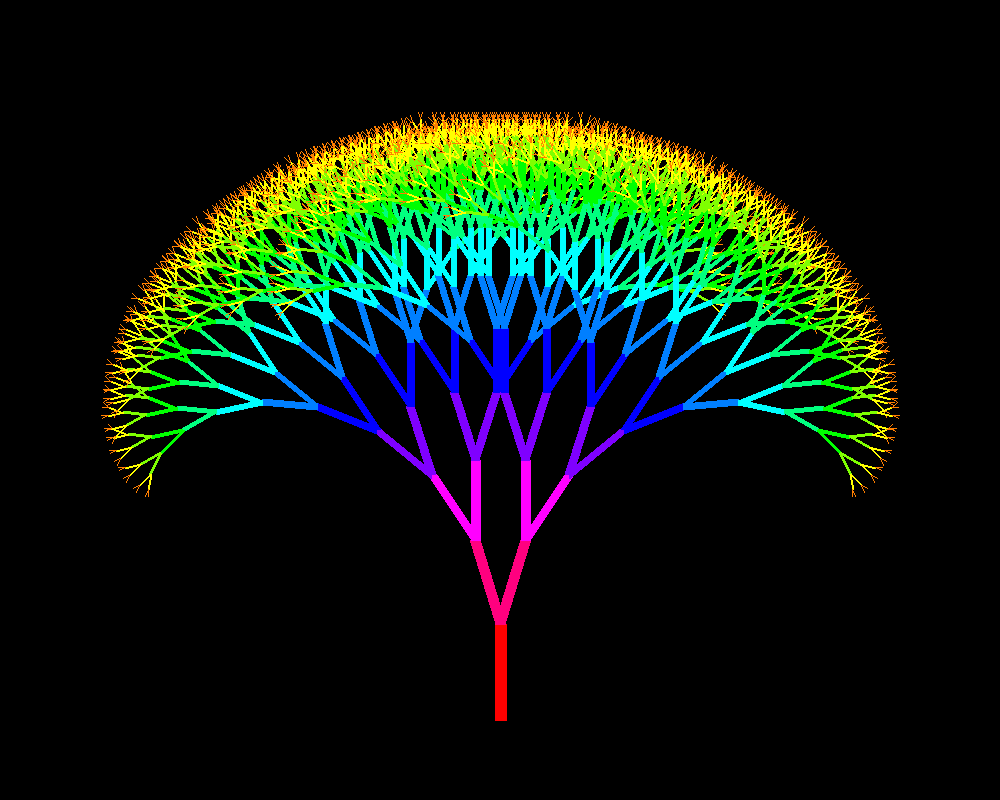

Reproduce this figure in Python.
"""
    pygame彩树.py
    由于图像是左上角为原点，所以y坐标轴向下为正。
    角度方面的话，90度就变成向下了，-90度就变成向上了。
"""
import math, colorsys
import pygame

offset = 17                 # 角度偏移量
width, height = 1000, 800   # 图像分辨率
maxd = 12                   # 最大递归深度
length = 8.0                # 分支长度扩大因子

img = pygame.Surface((width, height))  # 新建RGB图像
   
def draw_tree(x1, y1, angle, depth):
    if depth>= 0:
        # 计算分支的下一个顶点
        x2 = x1 + int(math.cos(math.radians(angle)) * depth * length)
        y2 = y1 + int(math.sin(math.radians(angle)) * depth * length)
 
        # 让分支的颜色和调用层次产生关联
        (r, g, b) = colorsys.hsv_to_rgb(float(depth) / maxd, 1.0, 1.0)
        R, G, B = int(255 * r), int(255 * g), int(255 * b)
 
        # 画树支        
        pygame.draw.line(img,(R,G,B),(x1, y1), (x2, y2), depth)
 
        # 左右各务两个更短的分支
        draw_tree(x2, y2, angle - offset, depth - 1)
        draw_tree(x2, y2, angle + offset, depth - 1)
 
#  调用递归函数开始绘画
x = int(width/2)
y = int(height * 0.9)
draw_tree(x,y, -90, maxd)
pygame.image.save(img,'pygame彩树.png')       # 保存图像
 
